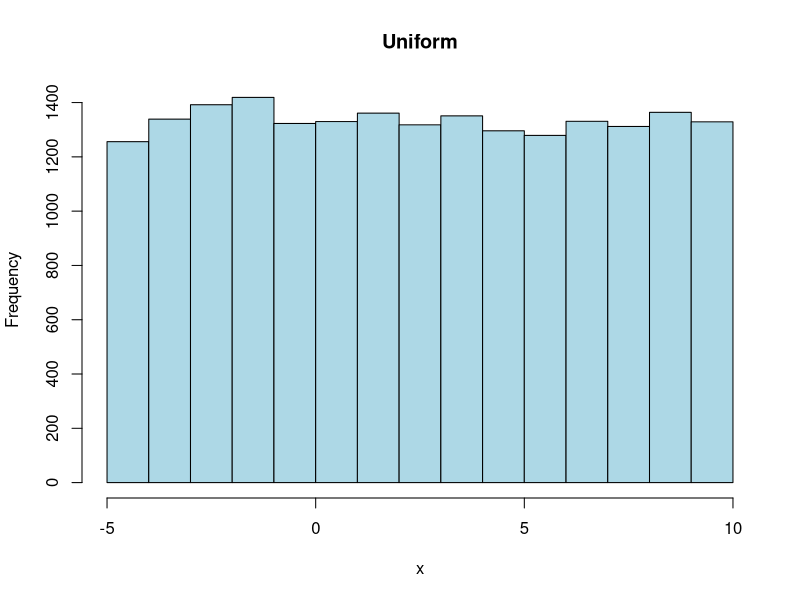
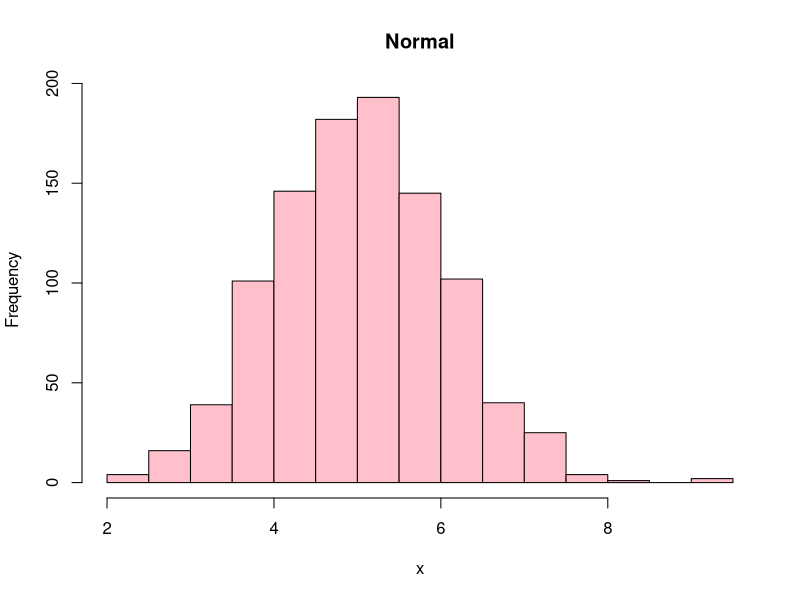
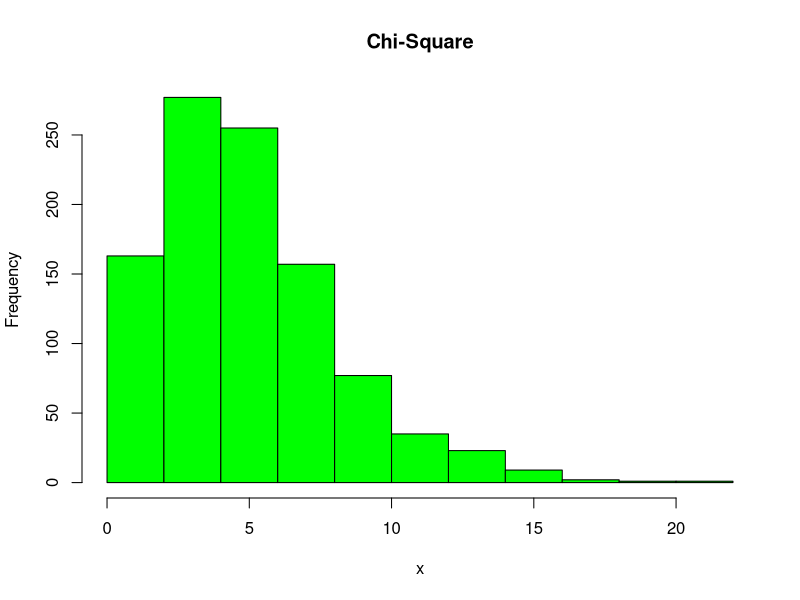
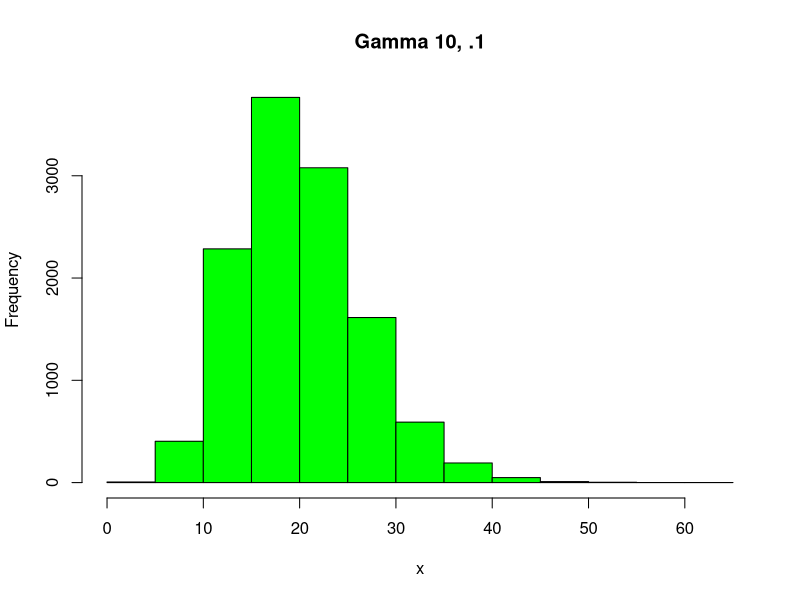
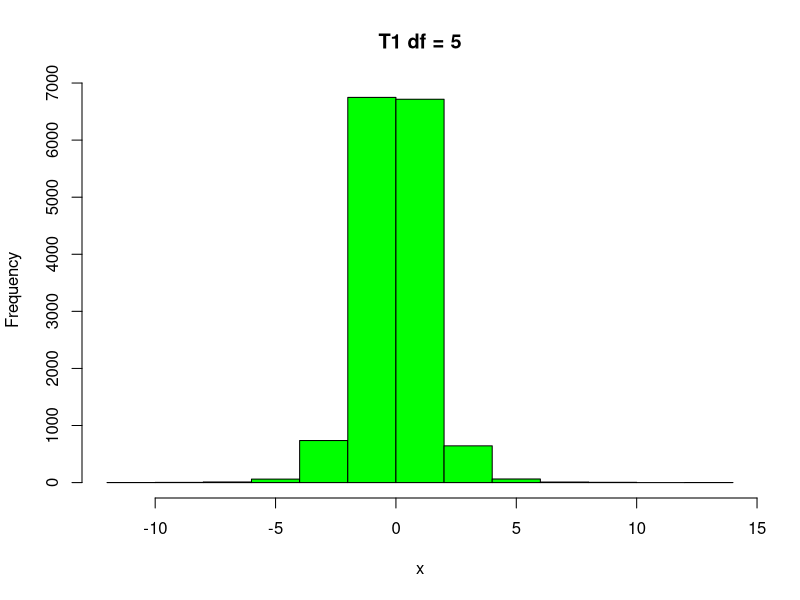
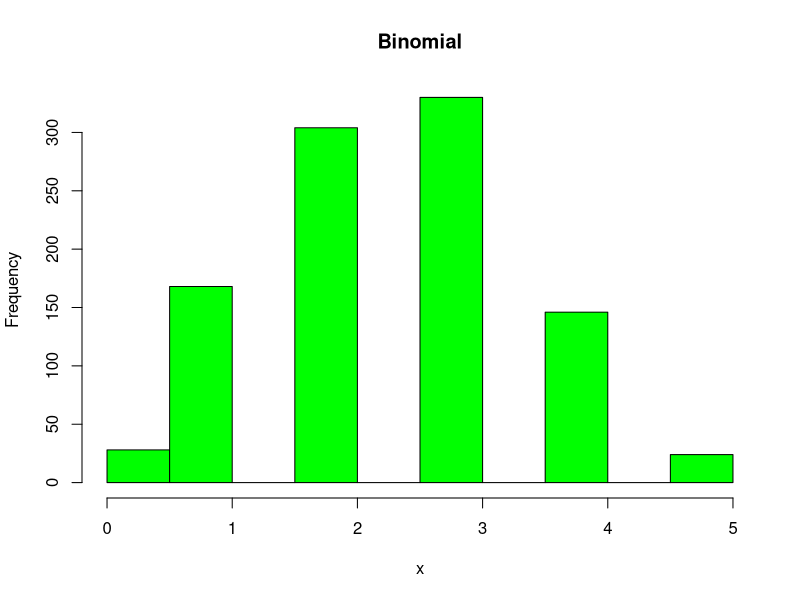
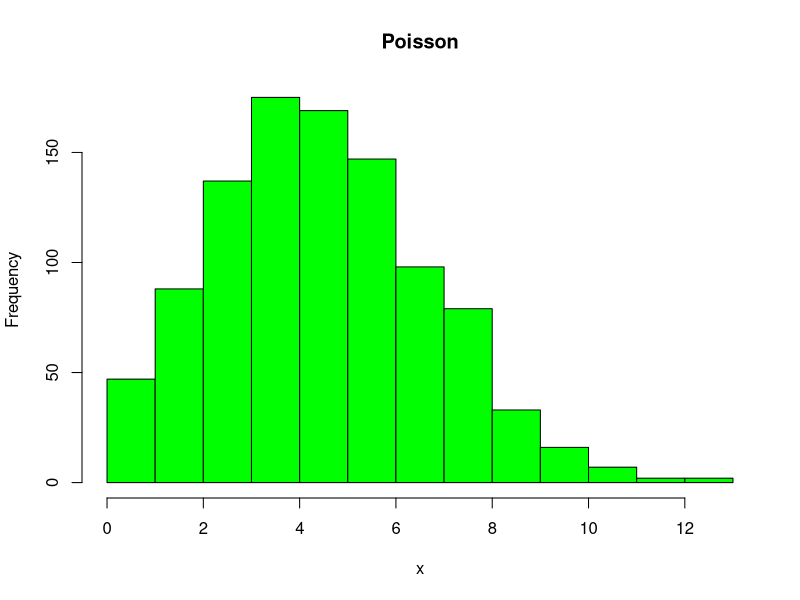

Reproduce these figures in R, in order.
#####################################################
# 
# Random Number Generation... Part 1
#
#####################################################

# No file

# Uniform Distribution
# r unif (# of samples, lower limit, upper limit)
U1 <- runif(100,0,1)

U2 <- runif(20000,-5,10)
hist(U2, col = 'lightblue', xlab = "x", main = "Uniform")

# Normal Distribution
# r norm (# of samples, mean, sd)
N1 <-rnorm(1000, 5, 1)
hist(N1, col = 'pink', xlab = "x", main = "Normal")

# Set a seed (consistent not random)
set.seed(3)
runif(5,0,1)

# Chi-Square
# r chisq ( # of samples, degrees of freedom)
Chi1 <- rchisq(1000, 5)
hist(Chi1, col = 'green', xlab = 'x', main = "Chi-Square")
mean(Chi1)

# Gamma
# r gamma (# of samples, alpha, beta)
Gam1<- rgamma(12000, 10, .5)
hist(Gam1, col = 'green', xlab = 'x', main = "Gamma 10, .1")
mean(Gam1)
# mean = alpha/beta

# T-distribution
# rt(# samples, deg of freedom)
T1 <- rt(15000, 5)
hist(T1, col = 'green', xlab = 'x', main = "T1 df = 5")

# Binomal
# r bimom (# samples, n, p)
# n = number of successes
# p = probability of success
Bin1 <- rbinom(1000, 5, .5)
hist(Bin1, col = 'green', xlab = 'x', main = "Binomial")

# Poisson
# r Pois ( # of samples, rate)
Pois1 <- rpois(1000, 5)
hist(Pois1, col = 'green', xlab = 'x', main = "Poisson")

